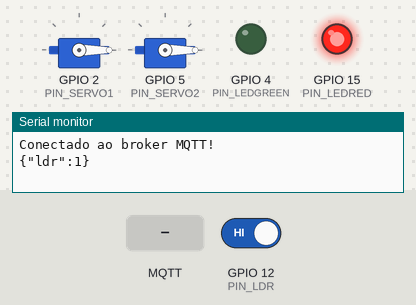
Simulated run of this sketch. Board: ESP32. On the bench: 2 × servo, output pins drawn as LEDs (lit = HIGH), the last lines printed to the serial monitor. The test bench sets the inputs (shaded band); at power-on: GPIO 12 (PIN_LDR) HIGH. WiFi joins after 1.5 s; servers stay silent unless stated; no MQTT or app messages arrive unless stated.

Above: at 2.7 s.
2.8 s: GPIO 12 (PIN_LDR) driven LOW
At 3.8 s:
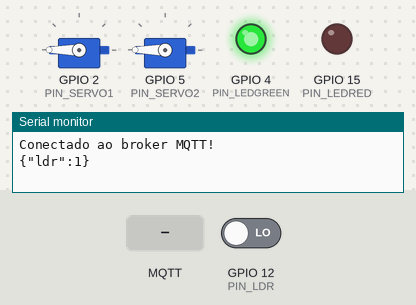
4.3 s: MQTT message "0" arrives on the first subscribed topic
7.3 s: GPIO 12 (PIN_LDR) driven HIGH
At 8.5 s:
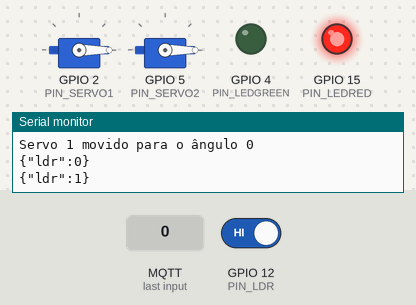
Timing chart, 0 to 9.8 s (numbered marks = the images above; inputs shaded):
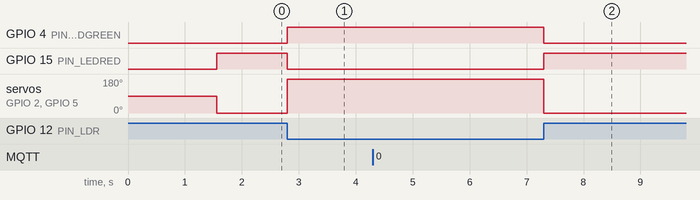

The sketch:

sketch.ino
```cpp
/////////--------IOT--------FIAP------------///////////

#include <WiFi.h>
#include <ArduinoJson.h>
#include <PubSubClient.h>
#include <ESP32Servo.h>

// Configurações de WiFi
const char *SSID = "Wokwi-GUEST";
const char *PASSWORD = "";  // Substitua pelo sua senha

// Configurações de MQTT
const char *BROKER_MQTT = "broker.hivemq.com";
const int BROKER_PORT = 1883;
const char *ID_MQTT = "crotopus_sprint_mqtt";
const char *TOPIC_SUBSCRIBE_LED = "sprint4/iot/led";
const char *TOPIC_PUBLISH_LDR = "sprint4/iot/ldr";
const char *TOPIC_SUBSCRIBE_SERVO1 = "sprint4/iot/servo1";
const char *TOPIC_SUBSCRIBE_SERVO2 = "sprint4/iot/servo2";

// Configurações de Hardware
#define PIN_LDR 12
#define PIN_LEDRED 15
#define PIN_LEDGREEN 4
#define PIN_SERVO1 2
#define PIN_SERVO2 5
#define PUBLISH_DELAY 2000

// Variáveis globais
WiFiClient espClient;
PubSubClient MQTT(espClient);
unsigned long publishUpdate = 0;
const int TAMANHO = 200;
Servo servo1;
Servo servo2;

// Protótipos de funções
void updateSensorValues();
void initWiFi();
void initMQTT();
void callbackMQTT(char *topic, byte *payload, unsigned int length);
void reconnectMQTT();
void reconnectWiFi();
void checkWiFIAndMQTT();


void initWiFi() {
  Serial.print("Conectando com a rede: ");
  Serial.println(SSID);
  WiFi.begin(SSID, PASSWORD);

  while (WiFi.status() != WL_CONNECTED) {
    delay(100);
    Serial.print(".");
  }

  Serial.println();
  Serial.print("Conectado com sucesso: ");
  Serial.println(SSID);
  Serial.print("IP: ");
  Serial.println(WiFi.localIP());
}

void initMQTT() {
  MQTT.setServer(BROKER_MQTT, BROKER_PORT);
  MQTT.setCallback(callbackMQTT);
}

void callbackMQTT(char *topic, byte *payload, unsigned int length) {
  String msg = String((char*)payload).substring(0, length);

  Serial.printf("Mensagem recebida via MQTT: %s do tópico: %s\n", msg.c_str(), topic);

  if (strcmp(topic, TOPIC_SUBSCRIBE_SERVO1) == 0) {
    int angle = atoi(msg.c_str());
    if (angle >= 0 && angle <= 180) {
      servo1.write(angle);
      Serial.printf("Servo 1 movido para o ângulo %d\n", angle);
    } else {
      Serial.println("Ângulo fora do intervalo válido (0-180) para o Servo 1");
    }
  } else if (strcmp(topic, TOPIC_SUBSCRIBE_SERVO2) == 0) {
    int angle = atoi(msg.c_str());
    if (angle >= 0 && angle <= 180) {
      servo2.write(angle);
      Serial.printf("Servo 2 movido para o ângulo %d\n", angle);
    } else {
      Serial.println("Ângulo fora do intervalo válido (0-180) para o Servo 2");
    }
  }
}

void reconnectMQTT() {
  while (!MQTT.connected()) {
    Serial.print("Tentando conectar com o Broker MQTT: ");
    Serial.println(BROKER_MQTT);

    if (MQTT.connect(ID_MQTT)) {
      Serial.println("Conectado ao broker MQTT!");
      MQTT.subscribe(TOPIC_SUBSCRIBE_SERVO1);
      MQTT.subscribe(TOPIC_SUBSCRIBE_SERVO2);
    } else {
      Serial.println("Falha na conexão com MQTT. Tentando novamente em 2 segundos.");
      delay(2000);
    }
  }
}

void checkWiFIAndMQTT() {
  if (WiFi.status() != WL_CONNECTED) reconnectWiFi();
  if (!MQTT.connected()) reconnectMQTT();
}

void reconnectWiFi(void) {
  if (WiFi.status() == WL_CONNECTED)
    return;

  WiFi.begin(SSID, PASSWORD); // Conecta na rede WI-FI

  while (WiFi.status() != WL_CONNECTED) {
    delay(100);
    Serial.print(".");
  }

  Serial.println();
  Serial.print("Wifi conectado com sucesso");
  Serial.print(SSID);
  Serial.println("IP: ");
  Serial.println(WiFi.localIP());
}

void setup() {
  Serial.begin(115200);
  pinMode(PIN_LDR, INPUT);
  pinMode(PIN_LEDRED, OUTPUT);
  pinMode(PIN_LEDGREEN, OUTPUT);
  digitalWrite(PIN_LEDRED, LOW);
  digitalWrite(PIN_LEDGREEN, LOW);
  initWiFi();
  initMQTT();
  servo1.attach(PIN_SERVO1);
  servo2.attach(PIN_SERVO2);
}

void loop() {
  checkWiFIAndMQTT();
  MQTT.loop();


  if (digitalRead(PIN_LDR) == LOW ) {

    servo1.write(180);
    servo2.write(180);
    digitalWrite(PIN_LEDGREEN, HIGH);
    digitalWrite(PIN_LEDRED, LOW);


  } else if (digitalRead(PIN_LDR) == HIGH) {
    servo1.write(0);
    servo2.write(0);
    digitalWrite(PIN_LEDRED, HIGH);
    digitalWrite(PIN_LEDGREEN, LOW);
  }

  if ((millis() - publishUpdate) >= PUBLISH_DELAY) {
    publishUpdate = millis();
    int ldrValue = digitalRead(PIN_LDR);
    StaticJsonDocument<TAMANHO> doc;
    doc["ldr"] = ldrValue;
    char buffer[TAMANHO];
    serializeJson(doc, buffer);
    MQTT.publish(TOPIC_PUBLISH_LDR, buffer);
    Serial.println(buffer);
  }
}
```

Measured:
- after the input at 2.8 s, GPIO 4 (PIN_LEDGREEN): LOW → HIGH at once; GPIO 15 (PIN_LEDRED): HIGH → LOW at once; servo on GPIO 2 (PIN_SERVO1), servo on GPIO 5 (PIN_SERVO2): 0° → 180° at once
- after the input at 7.3 s, GPIO 4 (PIN_LEDGREEN): HIGH → LOW at once; GPIO 15 (PIN_LEDRED): LOW → HIGH at once; servo on GPIO 2 (PIN_SERVO1), servo on GPIO 5 (PIN_SERVO2): 180° → 0° at once
